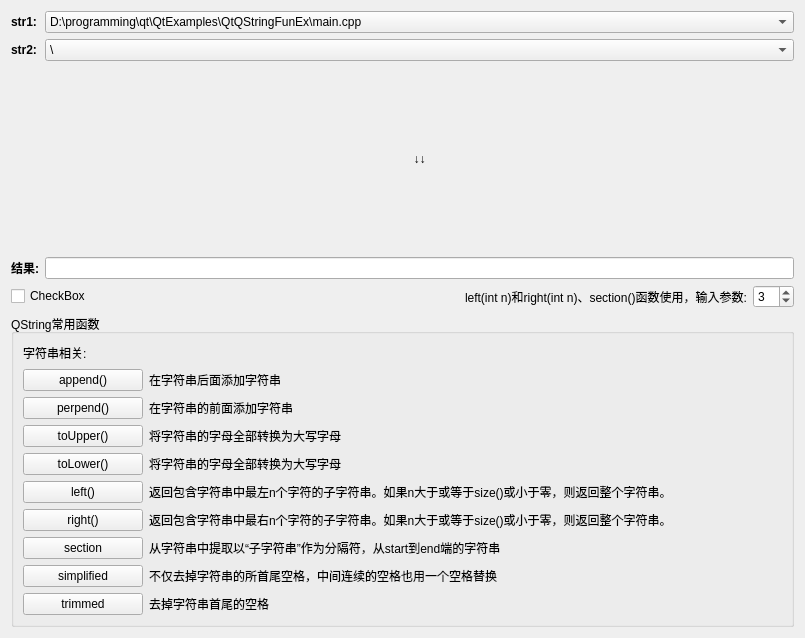
<?xml version="1.0" encoding="UTF-8"?>
<ui version="4.0">
 <class>ExQStringFun</class>
 <widget class="QWidget" name="ExQStringFun">
  <property name="geometry">
   <rect>
    <x>0</x>
    <y>0</y>
    <width>805</width>
    <height>638</height>
   </rect>
  </property>
  <property name="windowTitle">
   <string>Form</string>
  </property>
  <layout class="QVBoxLayout" name="verticalLayout_2">
   <item>
    <layout class="QGridLayout" name="gridLayout">
     <item row="0" column="0">
      <widget class="QLabel" name="label_3">
       <property name="maximumSize">
        <size>
         <width>30</width>
         <height>20</height>
        </size>
       </property>
       <property name="font">
        <font>
         <bold>true</bold>
        </font>
       </property>
       <property name="text">
        <string>str1:</string>
       </property>
      </widget>
     </item>
     <item row="2" column="1">
      <widget class="QLabel" name="label_5">
       <property name="layoutDirection">
        <enum>Qt::LeftToRight</enum>
       </property>
       <property name="text">
        <string>↓↓</string>
       </property>
       <property name="alignment">
        <set>Qt::AlignCenter</set>
       </property>
      </widget>
     </item>
     <item row="0" column="1">
      <widget class="QComboBox" name="comboxStr1">
       <item>
        <property name="text">
         <string>D:\programming\qt\QtExamples\QtQStringFunEx\main.cpp</string>
        </property>
       </item>
       <item>
        <property name="text">
         <string>投我以木李，报之以琼玖, 男，1998-07-07，汉族，湖北, 武汉</string>
        </property>
       </item>
      </widget>
     </item>
     <item row="1" column="1">
      <widget class="QComboBox" name="comboxStr2">
       <item>
        <property name="text">
         <string>\</string>
        </property>
       </item>
      </widget>
     </item>
     <item row="3" column="1">
      <widget class="QLineEdit" name="editResult"/>
     </item>
     <item row="3" column="0">
      <widget class="QLabel" name="label_4">
       <property name="maximumSize">
        <size>
         <width>30</width>
         <height>20</height>
        </size>
       </property>
       <property name="font">
        <font>
         <bold>true</bold>
        </font>
       </property>
       <property name="text">
        <string>结果:</string>
       </property>
      </widget>
     </item>
     <item row="1" column="0">
      <widget class="QLabel" name="label_6">
       <property name="maximumSize">
        <size>
         <width>30</width>
         <height>20</height>
        </size>
       </property>
       <property name="font">
        <font>
         <bold>true</bold>
        </font>
       </property>
       <property name="text">
        <string>str2:</string>
       </property>
      </widget>
     </item>
     <item row="4" column="0" colspan="2">
      <layout class="QHBoxLayout" name="horizontalLayout">
       <item>
        <widget class="QCheckBox" name="checkBox">
         <property name="maximumSize">
          <size>
           <width>100</width>
           <height>16777215</height>
          </size>
         </property>
         <property name="text">
          <string>CheckBox</string>
         </property>
        </widget>
       </item>
       <item>
        <spacer name="horizontalSpacer">
         <property name="orientation">
          <enum>Qt::Horizontal</enum>
         </property>
         <property name="sizeHint" stdset="0">
          <size>
           <width>40</width>
           <height>20</height>
          </size>
         </property>
        </spacer>
       </item>
       <item>
        <widget class="QLabel" name="label_15">
         <property name="text">
          <string>left(int n)和right(int n)、section()函数使用，输入参数:</string>
         </property>
        </widget>
       </item>
       <item>
        <widget class="QSpinBox" name="spinLabSpin">
         <property name="maximumSize">
          <size>
           <width>120</width>
           <height>16777215</height>
          </size>
         </property>
         <property name="value">
          <number>3</number>
         </property>
        </widget>
       </item>
      </layout>
     </item>
    </layout>
   </item>
   <item>
    <widget class="QGroupBox" name="groupBox">
     <property name="title">
      <string>QString常用函数</string>
     </property>
     <layout class="QGridLayout" name="gridLayout_3">
      <item row="1" column="0">
       <layout class="QVBoxLayout" name="verticalLayout">
        <item>
         <layout class="QGridLayout" name="gridLayout_4">
          <item row="5" column="1">
           <widget class="QLabel" name="label_9">
            <property name="text">
             <string>将字符串的字母全部转换为大写字母</string>
            </property>
           </widget>
          </item>
          <item row="1" column="0" colspan="2">
           <widget class="QLabel" name="label">
            <property name="minimumSize">
             <size>
              <width>0</width>
              <height>20</height>
             </size>
            </property>
            <property name="maximumSize">
             <size>
              <width>16777215</width>
              <height>20</height>
             </size>
            </property>
            <property name="text">
             <string>字符串相关:</string>
            </property>
           </widget>
          </item>
          <item row="4" column="1">
           <widget class="QLabel" name="label_8">
            <property name="text">
             <string>将字符串的字母全部转换为大写字母</string>
            </property>
           </widget>
          </item>
          <item row="3" column="0">
           <widget class="QPushButton" name="btnPrepend">
            <property name="maximumSize">
             <size>
              <width>120</width>
              <height>16777215</height>
             </size>
            </property>
            <property name="text">
             <string>perpend()</string>
            </property>
           </widget>
          </item>
          <item row="8" column="1">
           <widget class="QLabel" name="label_12">
            <property name="text">
             <string>从字符串中提取以“子字符串”作为分隔符，从start到end端的字符串</string>
            </property>
           </widget>
          </item>
          <item row="5" column="0">
           <widget class="QPushButton" name="btnToLower">
            <property name="maximumSize">
             <size>
              <width>120</width>
              <height>16777215</height>
             </size>
            </property>
            <property name="text">
             <string>toLower()</string>
            </property>
           </widget>
          </item>
          <item row="2" column="0">
           <widget class="QPushButton" name="btnAppend">
            <property name="maximumSize">
             <size>
              <width>120</width>
              <height>16777215</height>
             </size>
            </property>
            <property name="text">
             <string>append()</string>
            </property>
           </widget>
          </item>
          <item row="8" column="0">
           <widget class="QPushButton" name="btnSection">
            <property name="maximumSize">
             <size>
              <width>120</width>
              <height>16777215</height>
             </size>
            </property>
            <property name="text">
             <string>section</string>
            </property>
           </widget>
          </item>
          <item row="6" column="1">
           <widget class="QLabel" name="label_10">
            <property name="text">
             <string>返回包含字符串中最左n个字符的子字符串。如果n大于或等于size()或小于零，则返回整个字符串。</string>
            </property>
           </widget>
          </item>
          <item row="9" column="0">
           <widget class="QPushButton" name="btnSimplified">
            <property name="maximumSize">
             <size>
              <width>120</width>
              <height>16777215</height>
             </size>
            </property>
            <property name="text">
             <string>simplified</string>
            </property>
           </widget>
          </item>
          <item row="7" column="1">
           <widget class="QLabel" name="label_11">
            <property name="text">
             <string>返回包含字符串中最右n个字符的子字符串。如果n大于或等于size()或小于零，则返回整个字符串。</string>
            </property>
           </widget>
          </item>
          <item row="6" column="0">
           <widget class="QPushButton" name="btnLeft">
            <property name="maximumSize">
             <size>
              <width>120</width>
              <height>16777215</height>
             </size>
            </property>
            <property name="text">
             <string>left()</string>
            </property>
           </widget>
          </item>
          <item row="2" column="1">
           <widget class="QLabel" name="label_2">
            <property name="text">
             <string>在字符串后面添加字符串</string>
            </property>
           </widget>
          </item>
          <item row="9" column="1">
           <widget class="QLabel" name="label_13">
            <property name="text">
             <string>不仅去掉字符串的所首尾空格，中间连续的空格也用一个空格替换</string>
            </property>
           </widget>
          </item>
          <item row="4" column="0">
           <widget class="QPushButton" name="btnToUpper">
            <property name="maximumSize">
             <size>
              <width>120</width>
              <height>16777215</height>
             </size>
            </property>
            <property name="text">
             <string>toUpper()</string>
            </property>
           </widget>
          </item>
          <item row="3" column="1">
           <widget class="QLabel" name="label_7">
            <property name="text">
             <string>在字符串的前面添加字符串</string>
            </property>
           </widget>
          </item>
          <item row="7" column="0">
           <widget class="QPushButton" name="btnRight">
            <property name="maximumSize">
             <size>
              <width>120</width>
              <height>16777215</height>
             </size>
            </property>
            <property name="text">
             <string>right()</string>
            </property>
           </widget>
          </item>
          <item row="10" column="0">
           <widget class="QPushButton" name="btnTrimmed">
            <property name="maximumSize">
             <size>
              <width>120</width>
              <height>16777215</height>
             </size>
            </property>
            <property name="text">
             <string>trimmed</string>
            </property>
           </widget>
          </item>
          <item row="10" column="1">
           <widget class="QLabel" name="label_14">
            <property name="text">
             <string>去掉字符串首尾的空格</string>
            </property>
           </widget>
          </item>
         </layout>
        </item>
       </layout>
      </item>
     </layout>
    </widget>
   </item>
  </layout>
 </widget>
 <resources/>
 <connections/>
</ui>
